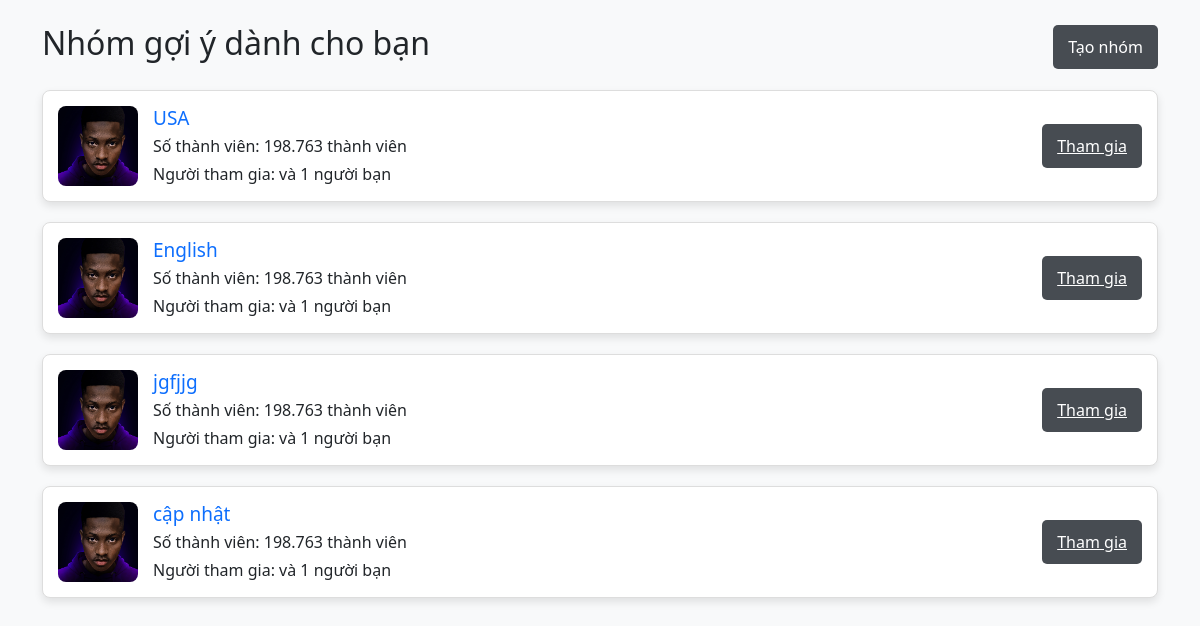
The page /groups/groups/ on the database its author committed.
### group/models.py (models this page shows, shortened)
class Group(models.Model):
    name = models.CharField(max_length=200)
    description = models.TextField(blank=True, null=True)
    created_at = models.DateTimeField(auto_now_add=True)
    admin = models.ForeignKey(User, on_delete=models.CASCADE, related_name='groups_admin')
    members = models.ManyToManyField(User, through='Membership', related_name='groups_member')

### group/views.py (the view)
# urls.py: path('groups/', views.list_groups, name='list_groups'),
def list_groups(request):
    try:
        groups = Group.objects.all()
        return render(request, 'group/group_list.html', {'groups': groups})
    except UnicodeDecodeError as e:
        return HttpResponse(f"Lỗi mã hóa: {e}", status=500)

### group/templates/group/group_list.html (shortened to what this page needs)
<!DOCTYPE html>
<html lang="vi">
{%load static%}
<head>
    <link href="https://stackpath.bootstrapcdn.com/bootstrap/5.1.3/css/bootstrap.min.css" rel="stylesheet">
</head>
<body>
    <div class="container mt-4">
        <div class="header-container d-flex justify-content-between align-items-center">
            <h2 class="text-center">Nhóm gợi ý dành cho bạn</h2>
            <a href="{% url 'create_group' %}" class="btn btn-success create-group-button">Tạo nhóm</a>
        </div>
        <div class="row">
            {% for group in groups %}
                <div class="col-md-12">
                    <div class="group-card">
                        <label for="fileInput{{ group.id }}">
                            <img src="{% static 'default.jpg' %}" class="group-image" alt="Ảnh nhóm" id="groupImage{{ group.id }}">
                        </label>
                        <div class="group-info">
                            <h5 class="mb-1">
                                <a href="{% url 'group_detail' group.id %}" class="text-decoration-none">{{ group.name }}</a>
                            </h5>
                            <p class="mb-1">Số thành viên: 198.763 thành viên</p>
                            <p class="mb-0">Người tham gia: {{ user.username }} và 1 người bạn</p>
                        </div>
                        {% if user != group.admin %}
                        <a href="{% url 'toggle_membership' group.id %}" class="join-button">
                            {% if user in group.members.all %}
                                Hủy tham gia
                            {% else %}
                                Tham gia
                            {% endif %}
                        </a>
                        {% endif %}
                    </div>
                </div>
            {% empty %}
                <p class="no-groups-message">Không có nhóm nào hiện tại.</p>
            {% endfor %}
        </div>
    </div>
</body>
</html>

### group/templates/group/group_list.html (style rules this page uses)
body { background-color: #f8f9fa; }
.group-card { border: 1px solid #ddd; border-radius: 8px; padding: 15px; margin-bottom: 20px; display: flex; align-items: center; transition: transform 0.2s; background-color: white; box-shadow: 0 4px 8px rgba(0, 0, 0, 0.1); }
.group-image { width: 80px; height: 80px; border-radius: 8px; margin-right: 15px; object-fit: cover; }
.group-info { flex-grow: 1; }
.join-button, .create-group-button { margin-left: auto; padding: 10px 15px; border-radius: 5px; transition: background-color 0.3s; }
.join-button { background-color: #474c52; color: white; border: none; }
.create-group-button { background-color: #474c52; color: white; border: none; text-decoration: none; }
.header-container { margin-bottom: 20px; }
.text-decoration-none { font-size: 19px; }

### rows shown on the page
Group: name "USA", shows "Tham gia"
Group: name "English", shows "Tham gia"
Group: name "jgfjjg", shows "Tham gia"
Group: name "cập nhật", shows "Tham gia"
